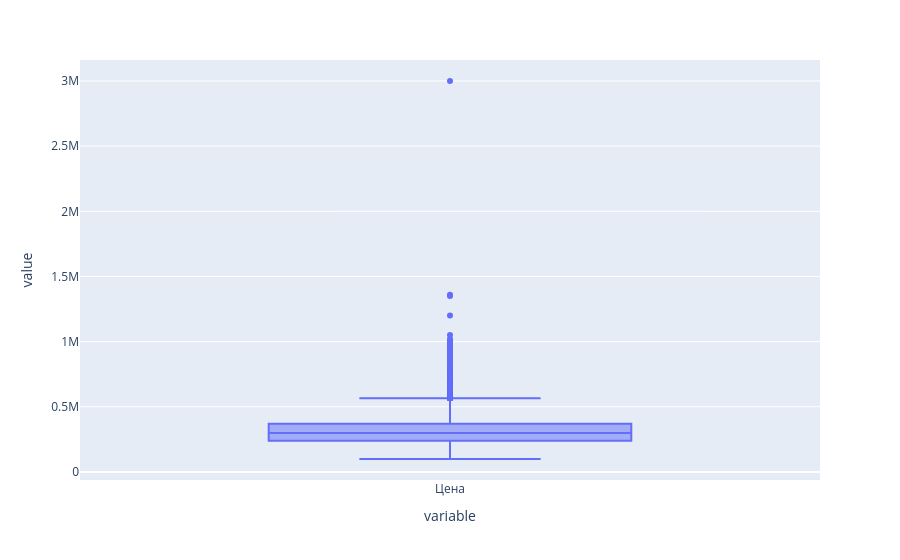

The code cell stored with this chart in its notebook:
### Markdown cell above
Данный график собран по всей выборке, ниже - за 2023 год

### Code cell
px.box(df1[(df1['Дата размещения объявления'].dt.year == 2023) & (df1['Особые отметки'] == 'Нет')]['Цена'])

### Figure 1 — Plotly figure (JSON) as saved in the notebook; plotly's stock layout.template omitted (floating-point values rounded to 4 significant figures; data arrays with more than 128 entries replaced by an {"elided": "..."} marker saying what was removed)
{"data": [{"alignmentgroup": "True", "hovertemplate": "variable=%{x}<br>value=%{y}<extra></extra>", "legendgroup": "", "marker": {"color": "#636efa"}, "name": "", "notched": false, "offsetgroup": "", "orientation": "v", "showlegend": false, "type": "box", "x": {"elided": "35473 str values"}, "x0": " ", "xaxis": "x", "y": {"elided": "35473 float values"}, "y0": " ", "yaxis": "y"}], "layout": {"boxmode": "group", "legend": {"tracegroupgap": 0}, "margin": {"t": 60}, "xaxis": {"anchor": "y", "domain": [0, 1], "title": {"text": "variable"}}, "yaxis": {"anchor": "x", "domain": [0, 1], "title": {"text": "value"}}}}
